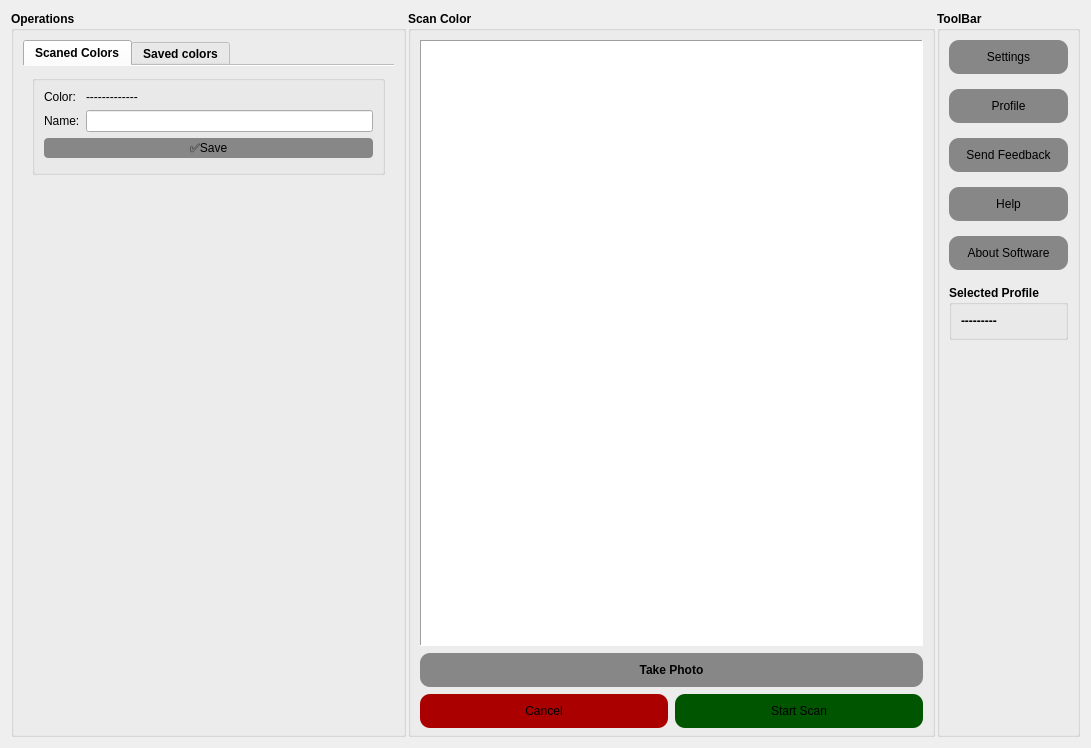
<?xml version="1.0" encoding="UTF-8"?>
<ui version="4.0">
 <class>Widget</class>
 <widget class="QWidget" name="Widget">
  <property name="enabled">
   <bool>true</bool>
  </property>
  <property name="geometry">
   <rect>
    <x>0</x>
    <y>0</y>
    <width>1091</width>
    <height>748</height>
   </rect>
  </property>
  <property name="sizePolicy">
   <sizepolicy hsizetype="Preferred" vsizetype="Preferred">
    <horstretch>0</horstretch>
    <verstretch>0</verstretch>
   </sizepolicy>
  </property>
  <property name="windowTitle">
   <string>Widget</string>
  </property>
  <property name="styleSheet">
   <string notr="true"/>
  </property>
  <layout class="QGridLayout" name="gridLayout" columnstretch="3,4,1">
   <property name="sizeConstraint">
    <enum>QLayout::SizeConstraint::SetDefaultConstraint</enum>
   </property>
   <property name="horizontalSpacing">
    <number>2</number>
   </property>
   <property name="verticalSpacing">
    <number>6</number>
   </property>
   <item row="0" column="0">
    <widget class="QGroupBox" name="verticalGroupBox_3">
     <property name="sizePolicy">
      <sizepolicy hsizetype="Preferred" vsizetype="Expanding">
       <horstretch>1</horstretch>
       <verstretch>0</verstretch>
      </sizepolicy>
     </property>
     <property name="font">
      <font>
       <bold>true</bold>
      </font>
     </property>
     <property name="styleSheet">
      <string notr="true"/>
     </property>
     <property name="title">
      <string>Operations</string>
     </property>
     <layout class="QVBoxLayout" name="verticalLayout_5">
      <item>
       <widget class="QTabWidget" name="scancolortab">
        <property name="styleSheet">
         <string notr="true"/>
        </property>
        <property name="currentIndex">
         <number>0</number>
        </property>
        <property name="documentMode">
         <bool>true</bool>
        </property>
        <property name="tabsClosable">
         <bool>false</bool>
        </property>
        <property name="movable">
         <bool>false</bool>
        </property>
        <property name="tabBarAutoHide">
         <bool>false</bool>
        </property>
        <widget class="QWidget" name="tab">
         <attribute name="title">
          <string>Scaned Colors</string>
         </attribute>
         <layout class="QVBoxLayout" name="verticalLayout_2">
          <property name="spacing">
           <number>0</number>
          </property>
          <item>
           <widget class="QGroupBox" name="formsavecolor">
            <property name="sizePolicy">
             <sizepolicy hsizetype="Preferred" vsizetype="Maximum">
              <horstretch>0</horstretch>
              <verstretch>0</verstretch>
             </sizepolicy>
            </property>
            <property name="mouseTracking">
             <bool>false</bool>
            </property>
            <property name="tabletTracking">
             <bool>false</bool>
            </property>
            <property name="acceptDrops">
             <bool>false</bool>
            </property>
            <property name="styleSheet">
             <string notr="true">#formsavecolor{
padding: 3px;

}</string>
            </property>
            <layout class="QFormLayout" name="formLayout">
             <item row="0" column="0">
              <widget class="QLabel" name="label">
               <property name="text">
                <string>Color:</string>
               </property>
              </widget>
             </item>
             <item row="0" column="1">
              <widget class="QLabel" name="ColorRecognationLabel">
               <property name="cursor">
                <cursorShape>IBeamCursor</cursorShape>
               </property>
               <property name="mouseTracking">
                <bool>false</bool>
               </property>
               <property name="focusPolicy">
                <enum>Qt::FocusPolicy::NoFocus</enum>
               </property>
               <property name="acceptDrops">
                <bool>false</bool>
               </property>
               <property name="text">
                <string>-------------</string>
               </property>
               <property name="textFormat">
                <enum>Qt::TextFormat::AutoText</enum>
               </property>
               <property name="scaledContents">
                <bool>true</bool>
               </property>
               <property name="textInteractionFlags">
                <set>Qt::TextInteractionFlag::LinksAccessibleByMouse|Qt::TextInteractionFlag::TextSelectableByKeyboard|Qt::TextInteractionFlag::TextSelectableByMouse</set>
               </property>
              </widget>
             </item>
             <item row="1" column="0">
              <widget class="QLabel" name="label_3">
               <property name="text">
                <string>Name:</string>
               </property>
              </widget>
             </item>
             <item row="1" column="1">
              <widget class="QLineEdit" name="NameColorIn"/>
             </item>
             <item row="2" column="0" colspan="2">
              <widget class="QPushButton" name="SaveColorBtn">
               <property name="cursor">
                <cursorShape>PointingHandCursor</cursorShape>
               </property>
               <property name="styleSheet">
                <string notr="true">#SaveColorBtn {
background-color: rgb(135, 135, 135);
color: rgb(0, 0, 0);
border-radius: 4px;
padding: 3px 3px;
margin-bottom: 5px;
}
#SaveColorBtn:hover {
background-color: rgb(115, 115, 115);
}</string>
               </property>
               <property name="text">
                <string>✅Save</string>
               </property>
              </widget>
             </item>
            </layout>
           </widget>
          </item>
          <item>
           <spacer name="verticalSpacer_2">
            <property name="orientation">
             <enum>Qt::Orientation::Vertical</enum>
            </property>
            <property name="sizeHint" stdset="0">
             <size>
              <width>20</width>
              <height>40</height>
             </size>
            </property>
           </spacer>
          </item>
         </layout>
        </widget>
        <widget class="QWidget" name="tab_2">
         <attribute name="title">
          <string>Saved colors</string>
         </attribute>
         <layout class="QVBoxLayout" name="verticalLayout_6">
          <item>
           <widget class="QTableWidget" name="SavedColorTable">
            <property name="frameShape">
             <enum>QFrame::Shape::Panel</enum>
            </property>
            <property name="frameShadow">
             <enum>QFrame::Shadow::Raised</enum>
            </property>
            <property name="showGrid">
             <bool>true</bool>
            </property>
            <property name="gridStyle">
             <enum>Qt::PenStyle::SolidLine</enum>
            </property>
            <property name="sortingEnabled">
             <bool>false</bool>
            </property>
            <property name="wordWrap">
             <bool>true</bool>
            </property>
            <property name="cornerButtonEnabled">
             <bool>true</bool>
            </property>
            <property name="rowCount">
             <number>0</number>
            </property>
            <attribute name="horizontalHeaderVisible">
             <bool>true</bool>
            </attribute>
            <attribute name="horizontalHeaderCascadingSectionResizes">
             <bool>false</bool>
            </attribute>
            <attribute name="horizontalHeaderDefaultSectionSize">
             <number>98</number>
            </attribute>
            <attribute name="horizontalHeaderStretchLastSection">
             <bool>true</bool>
            </attribute>
            <attribute name="verticalHeaderVisible">
             <bool>false</bool>
            </attribute>
            <attribute name="verticalHeaderCascadingSectionResizes">
             <bool>false</bool>
            </attribute>
            <attribute name="verticalHeaderDefaultSectionSize">
             <number>39</number>
            </attribute>
            <attribute name="verticalHeaderShowSortIndicator" stdset="0">
             <bool>false</bool>
            </attribute>
            <attribute name="verticalHeaderStretchLastSection">
             <bool>false</bool>
            </attribute>
            <column>
             <property name="text">
              <string>Row</string>
             </property>
            </column>
            <column>
             <property name="text">
              <string>Name</string>
             </property>
            </column>
            <column>
             <property name="text">
              <string>Color</string>
             </property>
            </column>
            <column>
             <property name="text">
              <string>Date</string>
             </property>
            </column>
            <column>
             <property name="text">
              <string>Delete</string>
             </property>
            </column>
           </widget>
          </item>
          <item>
           <widget class="QGroupBox" name="groupBox">
            <property name="title">
             <string>Actions</string>
            </property>
            <layout class="QHBoxLayout" name="horizontalLayout_2">
             <item>
              <widget class="QPushButton" name="SaveActBtn">
               <property name="cursor">
                <cursorShape>PointingHandCursor</cursorShape>
               </property>
               <property name="styleSheet">
                <string notr="true">#SaveActBtn {
background-color: rgb(135, 135, 135);
color: rgb(0, 0, 0);
border-radius: 4px;
padding: 3px 3px;
margin-bottom: 5px;
}
#SaveActBtn:hover {
background-color: rgb(115, 115, 115);
}</string>
               </property>
               <property name="text">
                <string>Save</string>
               </property>
              </widget>
             </item>
             <item>
              <widget class="QPushButton" name="RstBtn">
               <property name="cursor">
                <cursorShape>PointingHandCursor</cursorShape>
               </property>
               <property name="styleSheet">
                <string notr="true">#RstBtn {
background-color: rgb(135, 135, 135);
color: rgb(0, 0, 0);
border-radius: 4px;
padding: 3px 3px;
margin-bottom: 5px;
}
#RstBtn:hover {
background-color: rgb(115, 115, 115);
}</string>
               </property>
               <property name="text">
                <string>Reset</string>
               </property>
              </widget>
             </item>
            </layout>
           </widget>
          </item>
         </layout>
        </widget>
       </widget>
      </item>
     </layout>
    </widget>
   </item>
   <item row="0" column="1">
    <widget class="QGroupBox" name="verticalGroupBox_2">
     <property name="sizePolicy">
      <sizepolicy hsizetype="Preferred" vsizetype="Expanding">
       <horstretch>2</horstretch>
       <verstretch>0</verstretch>
      </sizepolicy>
     </property>
     <property name="font">
      <font>
       <bold>true</bold>
      </font>
     </property>
     <property name="title">
      <string>Scan Color</string>
     </property>
     <layout class="QVBoxLayout" name="verticalLayout_4">
      <property name="spacing">
       <number>7</number>
      </property>
      <property name="bottomMargin">
       <number>1</number>
      </property>
      <item>
       <widget class="QGraphicsView" name="CameraScan">
        <property name="font">
         <font>
          <bold>false</bold>
         </font>
        </property>
        <property name="styleSheet">
         <string notr="true"/>
        </property>
        <property name="frameShape">
         <enum>QFrame::Shape::Panel</enum>
        </property>
        <property name="verticalScrollBarPolicy">
         <enum>Qt::ScrollBarPolicy::ScrollBarAlwaysOff</enum>
        </property>
        <property name="horizontalScrollBarPolicy">
         <enum>Qt::ScrollBarPolicy::ScrollBarAlwaysOff</enum>
        </property>
        <property name="sizeAdjustPolicy">
         <enum>QAbstractScrollArea::SizeAdjustPolicy::AdjustToContentsOnFirstShow</enum>
        </property>
        <property name="resizeAnchor">
         <enum>QGraphicsView::ViewportAnchor::NoAnchor</enum>
        </property>
       </widget>
      </item>
      <item>
       <widget class="QPushButton" name="TakePhotoBtn">
        <property name="cursor">
         <cursorShape>PointingHandCursor</cursorShape>
        </property>
        <property name="styleSheet">
         <string notr="true">#TakePhotoBtn{
background-color: rgb(135, 135, 135);
color: rgb(0, 0, 0);
border-radius: 10px;
padding: 10px 14px;
}

#TakePhotoBtn:hover {
background-color: rgb(115, 115, 115);
}</string>
        </property>
        <property name="text">
         <string>Take Photo</string>
        </property>
       </widget>
      </item>
      <item>
       <layout class="QHBoxLayout" name="horizontalLayout_4" stretch="0,0">
        <property name="leftMargin">
         <number>0</number>
        </property>
        <property name="topMargin">
         <number>0</number>
        </property>
        <item>
         <widget class="QPushButton" name="CancelBtn">
          <property name="enabled">
           <bool>true</bool>
          </property>
          <property name="font">
           <font>
            <bold>false</bold>
           </font>
          </property>
          <property name="cursor">
           <cursorShape>PointingHandCursor</cursorShape>
          </property>
          <property name="styleSheet">
           <string notr="true">#CancelBtn{
background-color: rgb(170, 0, 0);
color: rgb(0, 0, 0);
border-radius: 10px;
padding: 10px 14px;
margin-bottom: 5px;
}
#CancelBtn:hover {
background-color: rgb(140, 0, 0);
}</string>
          </property>
          <property name="text">
           <string>Cancel</string>
          </property>
         </widget>
        </item>
        <item>
         <widget class="QPushButton" name="ScanBtn">
          <property name="enabled">
           <bool>true</bool>
          </property>
          <property name="font">
           <font>
            <bold>false</bold>
           </font>
          </property>
          <property name="cursor">
           <cursorShape>PointingHandCursor</cursorShape>
          </property>
          <property name="styleSheet">
           <string notr="true">#ScanBtn {
background-color: rgb(0, 85, 0);
color: rgb(0, 0, 0);
border-radius: 10px;
padding: 10px 14px;
margin-bottom: 5px;
}
#ScanBtn:hover {
background-color: rgb(0, 75, 0);
}</string>
          </property>
          <property name="text">
           <string>Start Scan</string>
          </property>
         </widget>
        </item>
       </layout>
      </item>
     </layout>
    </widget>
   </item>
   <item row="0" column="2">
    <widget class="QGroupBox" name="verticalGroupBox">
     <property name="sizePolicy">
      <sizepolicy hsizetype="Preferred" vsizetype="Expanding">
       <horstretch>0</horstretch>
       <verstretch>0</verstretch>
      </sizepolicy>
     </property>
     <property name="font">
      <font>
       <bold>true</bold>
      </font>
     </property>
     <property name="cursor">
      <cursorShape>ArrowCursor</cursorShape>
     </property>
     <property name="toolTipDuration">
      <number>-15</number>
     </property>
     <property name="styleSheet">
      <string notr="true"/>
     </property>
     <property name="title">
      <string>ToolBar</string>
     </property>
     <layout class="QVBoxLayout" name="verticalLayout_3">
      <property name="spacing">
       <number>15</number>
      </property>
      <item>
       <widget class="QPushButton" name="SettingsBtn">
        <property name="enabled">
         <bool>true</bool>
        </property>
        <property name="sizePolicy">
         <sizepolicy hsizetype="Expanding" vsizetype="Preferred">
          <horstretch>0</horstretch>
          <verstretch>0</verstretch>
         </sizepolicy>
        </property>
        <property name="font">
         <font>
          <bold>false</bold>
         </font>
        </property>
        <property name="cursor">
         <cursorShape>PointingHandCursor</cursorShape>
        </property>
        <property name="styleSheet">
         <string notr="true">#SettingsBtn{
background-color: rgb(135, 135, 135);
color: rgb(0, 0, 0);
border-radius: 10px;
padding: 10px 10px;
}

#SettingsBtn:hover {
background-color: rgb(115, 115, 115);
}</string>
        </property>
        <property name="text">
         <string>Settings</string>
        </property>
       </widget>
      </item>
      <item>
       <widget class="QPushButton" name="ProfileSelectorBtn">
        <property name="sizePolicy">
         <sizepolicy hsizetype="Minimum" vsizetype="Preferred">
          <horstretch>0</horstretch>
          <verstretch>0</verstretch>
         </sizepolicy>
        </property>
        <property name="font">
         <font>
          <bold>false</bold>
         </font>
        </property>
        <property name="cursor">
         <cursorShape>PointingHandCursor</cursorShape>
        </property>
        <property name="styleSheet">
         <string notr="true">#ProfileSelectorBtn{
background-color: rgb(135, 135, 135);
color: rgb(0, 0, 0);
border-radius: 10px;
padding: 10px 10px;
}

#ProfileSelectorBtn:hover {
background-color: rgb(115, 115, 115);
}</string>
        </property>
        <property name="text">
         <string>Profile</string>
        </property>
       </widget>
      </item>
      <item>
       <widget class="QPushButton" name="SendFeedBackBtn">
        <property name="sizePolicy">
         <sizepolicy hsizetype="Minimum" vsizetype="Preferred">
          <horstretch>0</horstretch>
          <verstretch>0</verstretch>
         </sizepolicy>
        </property>
        <property name="font">
         <font>
          <bold>false</bold>
         </font>
        </property>
        <property name="cursor">
         <cursorShape>PointingHandCursor</cursorShape>
        </property>
        <property name="styleSheet">
         <string notr="true">#SendFeedBackBtn{
background-color: rgb(135, 135, 135);
color: rgb(0, 0, 0);
border-radius: 10px;
padding: 10px 10px;
}

#SendFeedBackBtn:hover {
background-color: rgb(115, 115, 115);
}</string>
        </property>
        <property name="text">
         <string>Send Feedback</string>
        </property>
       </widget>
      </item>
      <item>
       <widget class="QPushButton" name="HelpBtn">
        <property name="sizePolicy">
         <sizepolicy hsizetype="Minimum" vsizetype="Preferred">
          <horstretch>0</horstretch>
          <verstretch>0</verstretch>
         </sizepolicy>
        </property>
        <property name="font">
         <font>
          <bold>false</bold>
         </font>
        </property>
        <property name="cursor">
         <cursorShape>PointingHandCursor</cursorShape>
        </property>
        <property name="styleSheet">
         <string notr="true">#HelpBtn{
background-color: rgb(135, 135, 135);
color: rgb(0, 0, 0);
border-radius: 10px;
padding: 10px 10px;
}

#HelpBtn:hover {
background-color: rgb(115, 115, 115);
}</string>
        </property>
        <property name="text">
         <string>Help</string>
        </property>
       </widget>
      </item>
      <item>
       <widget class="QPushButton" name="AboutSoftBtn">
        <property name="sizePolicy">
         <sizepolicy hsizetype="Minimum" vsizetype="Preferred">
          <horstretch>0</horstretch>
          <verstretch>0</verstretch>
         </sizepolicy>
        </property>
        <property name="font">
         <font>
          <bold>false</bold>
         </font>
        </property>
        <property name="cursor">
         <cursorShape>PointingHandCursor</cursorShape>
        </property>
        <property name="styleSheet">
         <string notr="true">#AboutSoftBtn{
background-color: rgb(135, 135, 135);
color: rgb(0, 0, 0);
border-radius: 10px;
padding: 10px 10px;
}

#AboutSoftBtn:hover {
background-color: rgb(115, 115, 115);
}</string>
        </property>
        <property name="text">
         <string>About Software</string>
        </property>
        <property name="autoDefault">
         <bool>false</bool>
        </property>
        <property name="default">
         <bool>false</bool>
        </property>
        <property name="flat">
         <bool>false</bool>
        </property>
       </widget>
      </item>
      <item>
       <widget class="QGroupBox" name="groupBox_2">
        <property name="title">
         <string>Selected Profile</string>
        </property>
        <layout class="QVBoxLayout" name="verticalLayout">
         <item>
          <widget class="QLabel" name="NameOfProfile">
           <property name="sizePolicy">
            <sizepolicy hsizetype="Ignored" vsizetype="Preferred">
             <horstretch>0</horstretch>
             <verstretch>0</verstretch>
            </sizepolicy>
           </property>
           <property name="text">
            <string>---------</string>
           </property>
          </widget>
         </item>
        </layout>
       </widget>
      </item>
      <item>
       <spacer name="verticalSpacer">
        <property name="orientation">
         <enum>Qt::Orientation::Vertical</enum>
        </property>
        <property name="sizeType">
         <enum>QSizePolicy::Policy::Expanding</enum>
        </property>
        <property name="sizeHint" stdset="0">
         <size>
          <width>20</width>
          <height>40</height>
         </size>
        </property>
       </spacer>
      </item>
     </layout>
    </widget>
   </item>
  </layout>
 </widget>
 <resources/>
 <connections/>
</ui>
